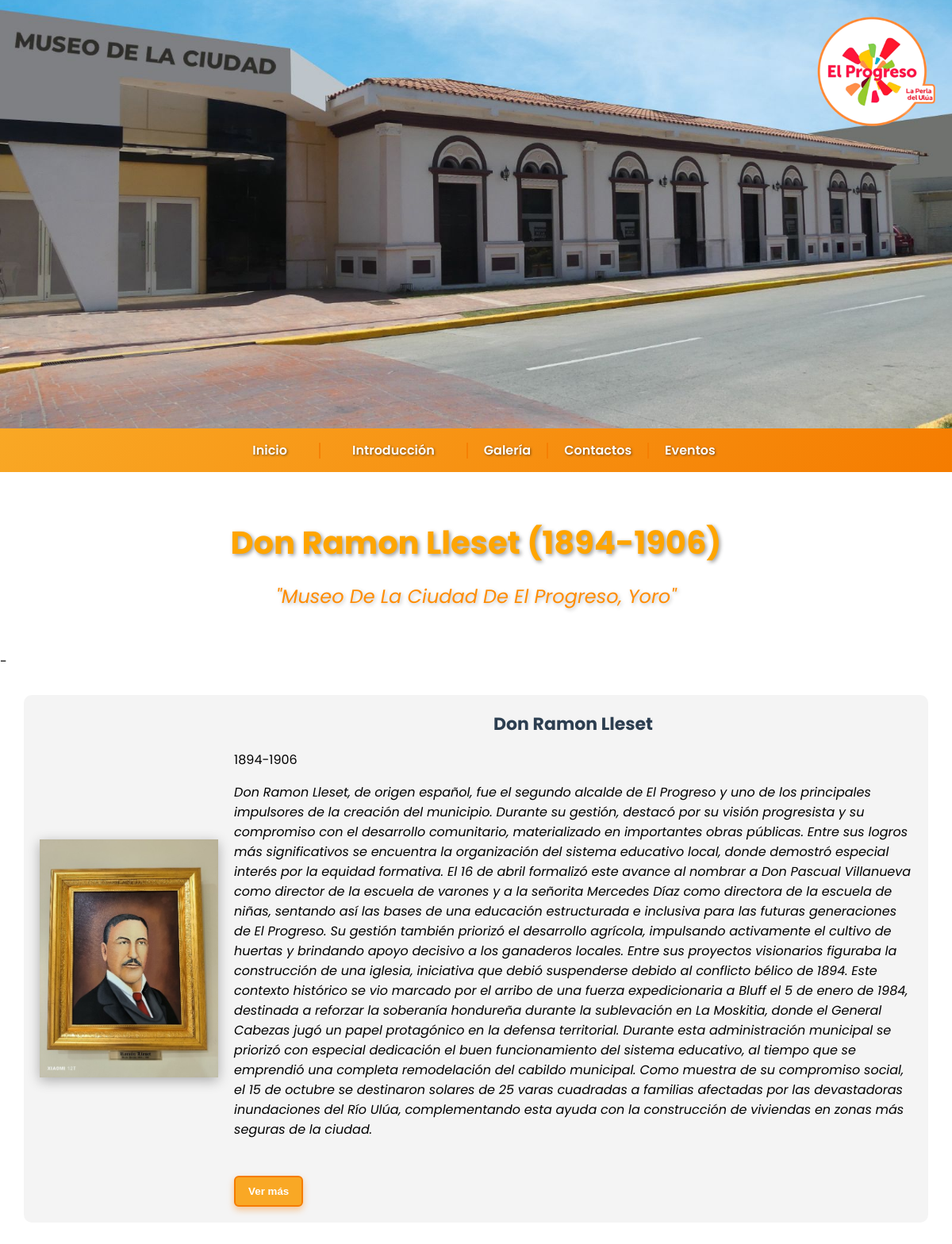
The page /alcaldes_data/don_ramon_lleset.php on the database its author committed.
### tables this page shows
CREATE TABLE `alcaldes` (
  `id` int(11) NOT NULL,
  `nombre` varchar(150) NOT NULL,
  `descripcion` text DEFAULT NULL,
  `frase` text DEFAULT NULL,
  `periodo` varchar(100) DEFAULT NULL,
  `imagen` varchar(255) DEFAULT NULL,
  `orden` int(11) DEFAULT 0,
  `es_actual` tinyint(1) NOT NULL DEFAULT 0,
  `archivo` varchar(255) DEFAULT NULL
);

### alcaldes_data/don_ramon_lleset.php (the view, shortened to what this page needs)
<?php include '../PHP/config.php'; ?>
<!DOCTYPE html>
<html lang="en">
  <head>
    <link rel="stylesheet" href="../css/EstilosGenerales.css" />
    <link rel="stylesheet" href="../css/EstilosContactos.css" />
    <link
      rel="stylesheet"
      href="https://cdnjs.cloudflare.com/ajax/libs/font-awesome/5.15.4/css/all.min.css"
    />
  </head>
  <body>
    <header class="encabezado">
      <div class="contenido-encabezado">
        <a href="inicioSecion.html">
          <img
          src="Imagenes/Encabezado/LogoMuni.png"
          alt="Logo"
          class="logo"
          style="cursor: pointer"
        />
        </a>
      </div>
    </header>
     <nav class="barra-menu">
      <ul>
        <li><a href="PaginaPrincipal.php">Inicio</a></li>
        <div class="separador"></div>
        <li><a href="#" onclick="abrirModal('Intro')">Introducción</a></li>
        <div class="separador"></div>
        <a href="galeria.php">Galería</a>
        <div class="separador"></div>
        <a href="Contacto.html">Contactos</a>
        <div class="inscriccion separador"></div>
        <a href="Evento.php">Eventos</a>
      </ul>
    </nav>
    <header class="titulo-container">
      <h1 class="titulo-principal">Don Ramon Lleset (1894-1906) </h1>
      <h2 class="subtitulo">"Museo De La Ciudad De El Progreso, Yoro"</h2>
    </header>
<main class= "Contenido Principal">
    <?php
    $actual_query = mysqli_query($conn, "SELECT * FROM alcaldes WHERE nombre = 'Don Ramon Lleset'  LIMIT 1");
    $alcalde_actual = mysqli_fetch_assoc($actual_query);
    ?>
    <?php if ($alcalde_actual): ?>-
      <section class="alcalde">
        <div class="contenedor-alcalde">
          <img src="../<?php echo htmlspecialchars($alcalde_actual['imagen']); ?>" alt="Foto del Alcalde" class="foto-alcalde" onclick="abrirImagenModal(this.src)" />
          <div class="info-alcalde">
            <h3><?php echo htmlspecialchars($alcalde_actual['nombre']); ?></h3>
            <p><?php echo htmlspecialchars($alcalde_actual['periodo']); ?></p>
            <p><em><?php echo htmlspecialchars($alcalde_actual['descripcion']); ?></em></p>
            <button id="verMasBtn" onclick="toggleInfo()">Ver más</button>
          </div>
        </div>
      </section>
    <?php else: ?>
      <p style="text-align:center; color: red;">⚠️ No hay un alcalde actual definido.</p>
    <?php endif; ?>
  </main>
  </body>
</html>

### css/EstilosGenerales.css (style rules this page uses)
body { margin: 0; font-family: 'Poppins', sans-serif; }
.encabezado { background-image: url('../Imagenes/Encabezado/ENCABEZADO.jpeg'); background-size: cover; background-position: center; height: 500px; position: relative; color: white; }
.logo { position: absolute; top: 5px; right: 5px; width: 180px; height: auto; z-index: 2; }
.titulo-container { text-align: center; padding: 2rem 1rem; background-color: white; }
.titulo-principal { color: orange; font-size: 2.5rem; text-shadow: 2px 2px 5px rgba(0, 0, 0, 0.4); margin-bottom: 0.5rem; }
.subtitulo { color: darkorange; font-size: 1.5rem; font-weight: normal; font-style: italic; text-shadow: 1.5px 1.5px 5px rgba(0, 0, 0, 0.25); }
.barra-menu { background: linear-gradient(135deg, #f9a825, #f57c00); padding: 15px 0; box-shadow: 0 2px 8px rgba(0, 0, 0, 0.1); }
.barra-menu ul { list-style: none; display: flex; justify-content: center; align-items: center; padding: 0; margin: 0; }
.barra-menu li { margin: 0 20px; }
.barra-menu a { text-decoration: none; color: white; font-weight: 600; font-family: 'Poppins', sans-serif; font-size: 16px; transition: all 0.3s ease; text-shadow: 1px 1px 3px rgba(0, 0, 0, 0.5); }
.separador { width: 2px; height: 20px; background-color: #f57c00; margin: 0 20px; opacity: 0.8; }
header { padding: 20px; background-color: #2c3e50; color: white; }
.contenedor-alcalde { display: flex; align-items: center; padding: 20px; background-color: #f4f4f4; border-radius: 10px; margin: 30px; }
.foto-alcalde { width: 300px; height: 300px; object-fit: cover; margin-right: 20px; box-shadow: 0 4px 15px rgba(0, 0, 0, 0.3); }
.info-alcalde h3 { margin: 0; font-size: 22px; color: #2c3e50; }
button { margin-top: 15px; background-color: #f9a825; color: white; border: 2px solid #f57c00; padding: 10px 16px; border-radius: 6px; cursor: pointer; font-weight: bold; box-shadow: 0 4px 8px rgba(245, 124, 0, 0.4); transition: background-color 0.3s, box-shadow 0.3s; }

### css/EstilosContactos.css (style rules this page uses)
h3 { text-align: center; font-size: 2rem; margin-bottom: 30px; color: #f57c00; }

### rows shown on the page
alcaldes: imagen (picture), nombre "Don Ramon Lleset", periodo "1894-1906", descripcion "Don Ramon Lleset, de origen español, fue el segundo alcalde de El Progreso y uno de los principales impulsores de la creación del municipio. Durante su gestión, destacó por su visión progresista y su compromiso con el desarrollo comunitario, materializado en importantes obras públicas. Entre sus logros más significativos se encuentra la organización del sistema educativo local, donde demostró especial interés por la equidad formativa. El 16 de abril formalizó este avance al nombrar a Don Pascual Villanueva como director de la escuela de varones y a la señorita Mercedes Díaz como directora de la escuela de niñas, sentando así las bases de una educación estructurada e inclusiva para las…"
